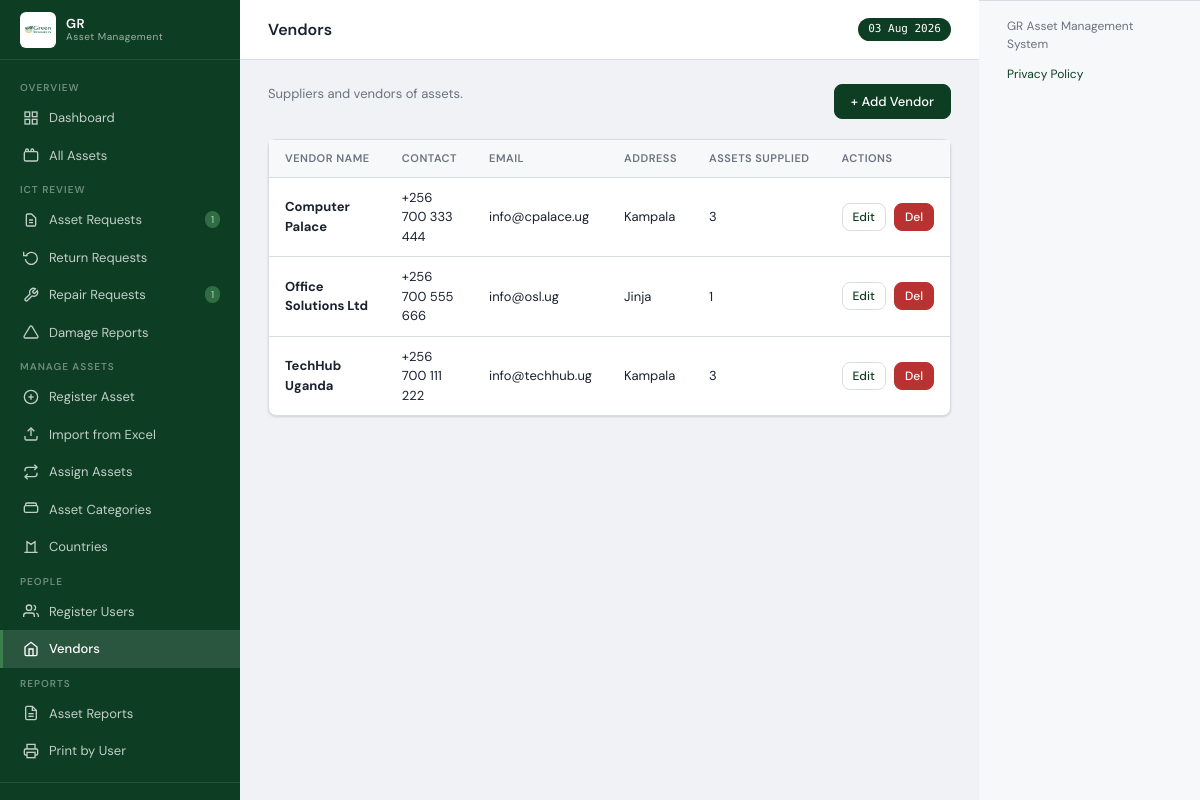
Screenshot of /admin/vendors (signed in) with the database file from the repository.
### models.py (models this page shows)
class Vendor(db.Model):
    __tablename__ = 'vendors'
    id         = db.Column(db.Integer, primary_key=True)
    name       = db.Column(db.String(150), nullable=False)
    contact    = db.Column(db.String(50))
    email      = db.Column(db.String(150))
    address    = db.Column(db.String(200))
    created_at = db.Column(db.DateTime, default=datetime.utcnow)
    assets     = db.relationship('Asset', backref='vendor', lazy='dynamic')

### routes/admin.py (the view)
@admin_bp.route('/vendors')
@login_required
@admin_required
def vendors():
    vendors = Vendor.query.order_by(Vendor.name).all()
    return render_template('admin/vendors.html', vendors=vendors)

### models.py (called while the page is built)
@login_manager.user_loader
def load_user(uid):
    return User.query.get(int(uid))

    @property
    def initials(self):
        p = self.name.split()
        return ''.join(x[0] for x in p[:2]).upper()

    @property
    def role_label(self):
        from models import Role
        role = Role.query.filter_by(name=self.role).first()
        if role:
            return role.label
        return {'admin':'Administrator','finance':'Finance Officer','user':'Staff User'}.get(self.role, self.role)

### routes/admin.py (called while the page is built)
def admin_required(f):
    @wraps(f)
    def decorated(*args, **kwargs):
        if not current_user.is_authenticated or current_user.role != 'admin':
            abort(403)
        return f(*args, **kwargs)
    return decorated

### routes/auth.py (called while the page is built, shortened)
@auth_bp.before_app_request
def _protect_session_token():
    if current_user.is_authenticated:
        token = session.get('session_token')
        if token:
            if current_user.session_token and token != current_user.session_token:
                logout_user()
                session.pop('session_token', None)

### templates/admin/vendors.html (shortened to what this page needs)
{% extends 'base.html' %}
{% block page_title %}Vendors{% endblock %}
{% block content %}
<div class="page-title">
  <div class="page-title-text"><p>Suppliers and vendors of assets.</p></div>
  <button onclick="document.getElementById('add-v-modal').style.display='flex'" class="btn btn-primary">+ Add Vendor</button>
</div>
<div class="card">
  <div class="card-body">
    <table>
      <thead><tr><th>Vendor Name</th><th>Contact</th><th>Email</th><th>Address</th><th>Assets Supplied</th><th>Actions</th></tr></thead>
      <tbody>
        {% for v in vendors %}
        <tr>
          <td><strong>{{ v.name }}</strong></td>
          <td>{{ v.contact or '—' }}</td>
          <td>{{ v.email or '—' }}</td>
          <td>{{ v.address or '—' }}</td>
          <td>{{ v.assets.count() }}</td>
          <td>
            <div class="flex gap-2">
              <button onclick="editV({{ v.id }},'{{ v.name }}','{{ v.contact or '' }}','{{ v.email or '' }}','{{ v.address or '' }}')" class="btn btn-sm btn-outline">Edit</button>
              <form method="POST" action="{{ url_for('admin.vendor_delete', vendor_id=v.id) }}" onsubmit="return confirm('Delete this vendor?')">
                <button type="submit" class="btn btn-sm btn-danger">Del</button>
              </form>
            </div>
          </td>
        </tr>
        {% endfor %}
      </tbody>
    </table>
  </div>
</div>
{% endblock %}

### templates/base.html (style rules this page uses)
:root { --primary:#0d3d23;--primary-light:#196b36;--accent:#3b7f4d;--accent-light:#7ecc8c;--success:#1a7a4a;--danger:#b83232;--warning:#c87a00;--bg:#f0f2f5;--surface:#fff;--surface2:#f7f8fa;--border:#d8dce3;--text:#1a2230;--text-muted:#6b7280;--sidebar-w:240px;--header-h:60px;--radius:8px;--shadow:0 1px 3px rgba(0,0,0,.08),0 1px 2px rgba(0,0,0,.06);--shadow-md:0 4px 16px rgba(0,0,0,.12) }
* { box-sizing:border-box;margin:0;padding:0 }
body { font-family:'DM Sans',sans-serif;background:var(--bg);color:var(--text);font-size:14px;line-height:1.5;min-height:100vh }
.btn { display:inline-flex;align-items:center;gap:6px;padding:8px 16px;border-radius:var(--radius);font-size:13px;font-weight:500;font-family:inherit;cursor:pointer;border:1px solid transparent;transition:all .15s;white-space:nowrap }
.btn-primary { background:var(--primary);color:#fff;border-color:var(--primary) }
.btn-outline { background:transparent;color:var(--primary);border-color:var(--border) }
.btn-danger { background:var(--danger);color:#fff;border-color:var(--danger) }
.btn-sm { padding:5px 10px;font-size:12px }
.card { background:var(--surface);border:1px solid var(--border);border-radius:var(--radius);box-shadow:var(--shadow);margin-bottom:20px }
.card-body { overflow-x:auto }
table { width:100%;border-collapse:collapse;font-size:13px }
thead th { background:var(--surface2);padding:10px 16px;text-align:left;font-size:11px;font-weight:600;text-transform:uppercase;letter-spacing:.5px;color:var(--text-muted);border-bottom:1px solid var(--border);white-space:nowrap }
tbody tr { border-bottom:1px solid var(--border);transition:background .1s }
tbody tr:last-child { border-bottom:none }
tbody td { padding:10px 16px;vertical-align:middle }
.page-title { margin-bottom:20px;display:flex;align-items:flex-start;gap:12px }
.page-title-text { flex:1 }
.page-title-text p { font-size:13px;color:var(--text-muted);margin:0 }
.flex { display:flex }
.gap-2 { gap:8px }

### rows the page displays
Vendor: name "Computer Palace", contact "+256 700 333 444", email "info@cpalace.ug", address "Kampala", assets.count "3"
Vendor: name "Office Solutions Ltd", contact "+256 700 555 666", email "info@osl.ug", address "Jinja", assets.count "1"
Vendor: name "TechHub Uganda", contact "+256 700 111 222", email "info@techhub.ug", address "Kampala", assets.count "3"

### other values shown
{{ pr }} "1"
{{ rpr }} "1"
{{ now.strftime('%d %b %Y') }} "03 Aug 2026"
